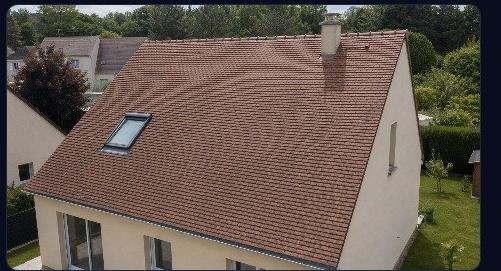
#> input picture sample_roof.jpg, 501 x 271 px
$ python probe_colors.py
#> lines starting #> are read from the running program, lines starting #| are printed output that depends on the picture; long printed decimals are rounded
import numpy as np
from PIL import Image

img = np.array(Image.open('sample_roof.jpg').convert('RGB')).astype(float)
h, w, _ = img.shape
#> h = 271; w = 501
px = img.reshape(-1, 3)
# k-means k=3 on downsampled pixels
rng = np.random.default_rng(0)
sample = px[rng.choice(len(px), 20000, replace=False)]
k = 3
cent = sample[rng.choice(len(sample), k, replace=False)]
#> cent = [[123, 125, 86], [8, 11, 26], [160, 130, 122]]
for it in range(20):
    d = ((sample[:, None, :] - cent[None, :, :]) ** 2).sum(-1)
    lab = d.argmin(1)
    for c in range(k):
        m = lab == c
        if m.sum() > 0:
            cent[c] = sample[m].mean(0)
#> after the loop, cent = [[109, 91.21, 76.64], [40.11, 35.87, 30.24], [161.2, 143.4, 133.3]]
print("centroids RGB:", cent.round(0))
#| centroids RGB: [[109.  91.  77.]
#|  [ 40.  36.  30.]
#|  [161. 143. 133.]]
print("class fractions:", np.bincount(d.argmin(1), minlength=k) / len(sample))
#| class fractions: [0.3301 0.3448  0.3251]

# class map
lab = ((img.reshape(-1, 3)[:, None, :] - cent[None, :, :]) ** 2).sum(-1).argmin(1).reshape(h, w)
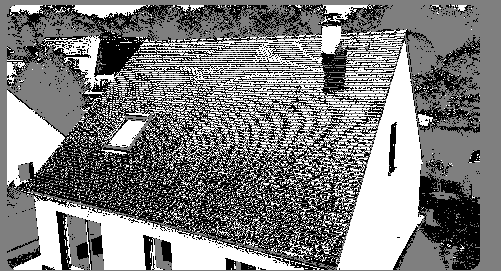
#> lab: shape (271, 501) int64; min 0, max 2, mean 0.995; drawn with min black and max white
# print class grid 5x10
for r in range(0, h, 30):
    row = ""
    for c in range(0, w, 50):
        cell = lab[r:r+30, c:c+50]
        row += str(int(np.bincount(cell.ravel(), minlength=k).argmax()))
    print(r, row)
